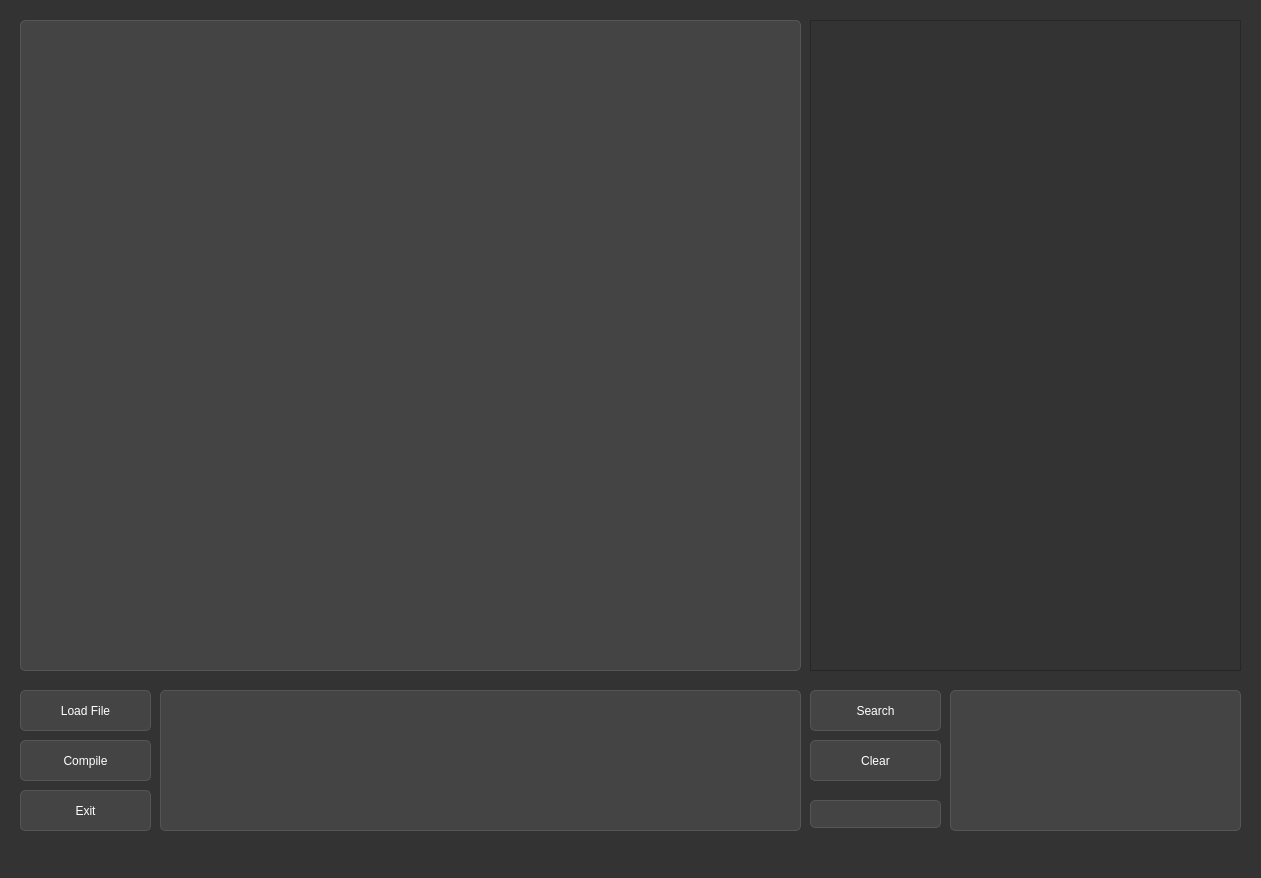
<?xml version="1.0" encoding="UTF-8"?>
<ui version="4.0">
 <class>MainWindow</class>
 <widget class="QMainWindow" name="MainWindow">
  <property name="geometry">
   <rect>
    <x>0</x>
    <y>0</y>
    <width>1261</width>
    <height>878</height>
   </rect>
  </property>
  <property name="windowTitle">
   <string>MainWindow</string>
  </property>
  <property name="styleSheet">
   <string notr="true">/* Hoja de estilos de modo oscuro usado en estos programas */

/* Estilos generales para el modo oscuro */
QWidget {
    background-color: #333; /* Color de fondo principal */
    color: #FFF; /* Color de texto principal */
}

QLabel {
    color: #FFF; /* Color de texto para etiquetas */
}

QPushButton {
    background-color: #444; /* Color de fondo para botones */
    color: #FFF; /* Color de texto para botones */
    border: 1px solid #555; /* Borde de botones */
    border-radius: 5px; /* Bordes redondeados */
    padding: 5px 10px; /* Espaciado interno */
}

/* Cambiar el color de fondo de los botones cuando se presionan */
QPushButton:pressed {
    background-color: #666;
}

/* Cambiar el color de fondo de los botones cuando se pasan por encima */
QPushButton:hover {
    background-color: #555;
}

/* Cambiar el color de fondo de los botones cuando están deshabilitados */
QPushButton:disabled {
    background-color: #888;
    color: #AAA;
}

/* Estilos para barras de desplazamiento */
QScrollBar:vertical {
    border: 1px solid #555; /* Borde de la barra de desplazamiento vertical */
    background: #333; /* Color de fondo de la barra de desplazamiento vertical */
    width: 12px; /* Ancho de la barra de desplazamiento vertical */
    margin: 0px 0px 0px 0px;
}

QScrollBar::handle:vertical {
    background: #555; /* Color de fondo del mango de la barra de desplazamiento vertical */
    min-height: 20px; /* Altura mínima del mango de la barra de desplazamiento vertical */
    border-radius: 6px; /* Bordes redondeados del mango de la barra de desplazamiento vertical */
}

QScrollBar::add-line:vertical {
    height: 12px;
    subcontrol-position: bottom;
    subcontrol-origin: margin;
}

QScrollBar::sub-line:vertical {
    height: 12px;
    subcontrol-position: top;
    subcontrol-origin: margin;
}

/* Cambiar el color de fondo del campo de texto (QLineEdit) */
QLineEdit {
    background-color: #444;
    color: #FFF;
    border: 1px solid #555;
    border-radius: 5px;
    padding: 3px;
}

/* Cambiar el color de fondo del campo de texto (QTextEdit) */
QTextEdit {
    background-color: #444;
    color: #FFF;
    border: 1px solid #555;
    border-radius: 5px;
    padding: 3px;
}

/* Cambiar el color de fondo de las áreas de texto (QPlainTextEdit) */
QPlainTextEdit {
    background-color: #444;
    color: #FFF;
    border: 1px solid #555;
    border-radius: 5px;
    padding: 3px;
}

/* Cambiar el color de fondo de las casillas de verificación (QCheckBox) */
QCheckBox::indicator {
    background-color: #444;
    border: 1px solid #555;
    width: 15px;
    height: 15px;
}

/* Cambiar el color de fondo de los botones de radio (QRadioButton) */
QRadioButton::indicator {
    background-color: #444;
    border: 1px solid #555;
    width: 15px;
    height: 15px;
}

/* Cambiar el color de fondo de las barras de progreso (QProgressBar) */
QProgressBar {
    background-color: #444;
    color: #FFF;
    border: 1px solid #555;
    border-radius: 5px;
    text-align: center;
}

/* Cambiar el color de fondo de los menús emergentes (QMenu) */
QMenu {
    background-color: #333;
    color: #FFF;
    border: 1px solid #555;
}

/* Cambiar el color de fondo de los elementos de menú (QMenuItem) */
QMenu::item {
    background-color: transparent;
}

/* Cambiar el color de fondo de los elementos de menú cuando se pasan por encima */
QMenu::item:selected {
    background-color: #555;
}

/* Cambiar el color de fondo de las barras de menú (QMenuBar) */
QMenuBar {
    background-color: #333;
    color: #FFF;
}

/* Cambiar el color de fondo de los elementos de barra de menú (QMenuBarItem) */
QMenuBar::item {
    background-color: transparent;
}

/* Cambiar el color de fondo de los elementos de barra de menú cuando se pasan por encima */
QMenuBar::item:selected {
    background-color: #555;
}</string>
  </property>
  <widget class="QWidget" name="centralwidget">
   <widget class="QTextEdit" name="code_display">
    <property name="geometry">
     <rect>
      <x>20</x>
      <y>20</y>
      <width>781</width>
      <height>651</height>
     </rect>
    </property>
    <property name="font">
     <font>
      <family>JetBrains Mono</family>
      <pointsize>14</pointsize>
      <weight>50</weight>
      <bold>false</bold>
     </font>
    </property>
    <property name="styleSheet">
     <string notr="true"/>
    </property>
   </widget>
   <widget class="QPushButton" name="compile_button">
    <property name="geometry">
     <rect>
      <x>20</x>
      <y>740</y>
      <width>131</width>
      <height>41</height>
     </rect>
    </property>
    <property name="text">
     <string>Compile</string>
    </property>
   </widget>
   <widget class="QPushButton" name="load_file_button">
    <property name="geometry">
     <rect>
      <x>20</x>
      <y>690</y>
      <width>131</width>
      <height>41</height>
     </rect>
    </property>
    <property name="text">
     <string>Load File</string>
    </property>
   </widget>
   <widget class="QTextEdit" name="logs_display">
    <property name="enabled">
     <bool>true</bool>
    </property>
    <property name="geometry">
     <rect>
      <x>160</x>
      <y>690</y>
      <width>641</width>
      <height>141</height>
     </rect>
    </property>
    <property name="font">
     <font>
      <family>Ubuntu</family>
      <pointsize>12</pointsize>
      <weight>50</weight>
      <italic>true</italic>
      <bold>false</bold>
     </font>
    </property>
    <property name="cursor" stdset="0">
     <cursorShape>ArrowCursor</cursorShape>
    </property>
    <property name="html">
     <string>&lt;!DOCTYPE HTML PUBLIC &quot;-//W3C//DTD HTML 4.0//EN&quot; &quot;http://www.w3.org/TR/REC-html40/strict.dtd&quot;&gt;
&lt;html&gt;&lt;head&gt;&lt;meta name=&quot;qrichtext&quot; content=&quot;1&quot; /&gt;&lt;style type=&quot;text/css&quot;&gt;
p, li { white-space: pre-wrap; }
&lt;/style&gt;&lt;/head&gt;&lt;body style=&quot; font-family:'Ubuntu'; font-size:12pt; font-weight:400; font-style:italic;&quot;&gt;
&lt;p style=&quot;-qt-paragraph-type:empty; margin-top:0px; margin-bottom:0px; margin-left:0px; margin-right:0px; -qt-block-indent:0; text-indent:0px; font-family:'JetBrains Mono'; font-size:10pt; font-weight:600; font-style:normal;&quot;&gt;&lt;br /&gt;&lt;/p&gt;&lt;/body&gt;&lt;/html&gt;</string>
    </property>
   </widget>
   <widget class="QTreeView" name="token_view">
    <property name="enabled">
     <bool>false</bool>
    </property>
    <property name="geometry">
     <rect>
      <x>810</x>
      <y>20</y>
      <width>431</width>
      <height>651</height>
     </rect>
    </property>
    <property name="sizeIncrement">
     <size>
      <width>0</width>
      <height>0</height>
     </size>
    </property>
    <property name="baseSize">
     <size>
      <width>0</width>
      <height>0</height>
     </size>
    </property>
    <property name="font">
     <font>
      <family>Arial</family>
      <pointsize>12</pointsize>
     </font>
    </property>
    <attribute name="headerVisible">
     <bool>true</bool>
    </attribute>
   </widget>
   <widget class="QPushButton" name="exit_button">
    <property name="geometry">
     <rect>
      <x>20</x>
      <y>790</y>
      <width>131</width>
      <height>41</height>
     </rect>
    </property>
    <property name="text">
     <string>Exit</string>
    </property>
   </widget>
   <widget class="QTextEdit" name="variable_logs">
    <property name="enabled">
     <bool>true</bool>
    </property>
    <property name="geometry">
     <rect>
      <x>950</x>
      <y>690</y>
      <width>291</width>
      <height>141</height>
     </rect>
    </property>
    <property name="font">
     <font>
      <family>Ubuntu</family>
      <pointsize>12</pointsize>
      <weight>50</weight>
      <italic>true</italic>
      <bold>false</bold>
     </font>
    </property>
    <property name="cursor" stdset="0">
     <cursorShape>ArrowCursor</cursorShape>
    </property>
    <property name="html">
     <string>&lt;!DOCTYPE HTML PUBLIC &quot;-//W3C//DTD HTML 4.0//EN&quot; &quot;http://www.w3.org/TR/REC-html40/strict.dtd&quot;&gt;
&lt;html&gt;&lt;head&gt;&lt;meta name=&quot;qrichtext&quot; content=&quot;1&quot; /&gt;&lt;style type=&quot;text/css&quot;&gt;
p, li { white-space: pre-wrap; }
&lt;/style&gt;&lt;/head&gt;&lt;body style=&quot; font-family:'Ubuntu'; font-size:12pt; font-weight:400; font-style:italic;&quot;&gt;
&lt;p style=&quot;-qt-paragraph-type:empty; margin-top:0px; margin-bottom:0px; margin-left:0px; margin-right:0px; -qt-block-indent:0; text-indent:0px; font-family:'JetBrains Mono'; font-size:10pt; font-weight:600; font-style:normal;&quot;&gt;&lt;br /&gt;&lt;/p&gt;&lt;/body&gt;&lt;/html&gt;</string>
    </property>
   </widget>
   <widget class="QPushButton" name="search_button">
    <property name="geometry">
     <rect>
      <x>810</x>
      <y>690</y>
      <width>131</width>
      <height>41</height>
     </rect>
    </property>
    <property name="text">
     <string>Search</string>
    </property>
   </widget>
   <widget class="QPushButton" name="clear_button">
    <property name="geometry">
     <rect>
      <x>810</x>
      <y>740</y>
      <width>131</width>
      <height>41</height>
     </rect>
    </property>
    <property name="text">
     <string>Clear</string>
    </property>
   </widget>
   <widget class="QLineEdit" name="input">
    <property name="geometry">
     <rect>
      <x>810</x>
      <y>800</y>
      <width>131</width>
      <height>28</height>
     </rect>
    </property>
   </widget>
  </widget>
  <widget class="QMenuBar" name="menubar">
   <property name="geometry">
    <rect>
     <x>0</x>
     <y>0</y>
     <width>1261</width>
     <height>22</height>
    </rect>
   </property>
  </widget>
  <widget class="QStatusBar" name="statusbar"/>
 </widget>
 <resources/>
 <connections/>
</ui>
